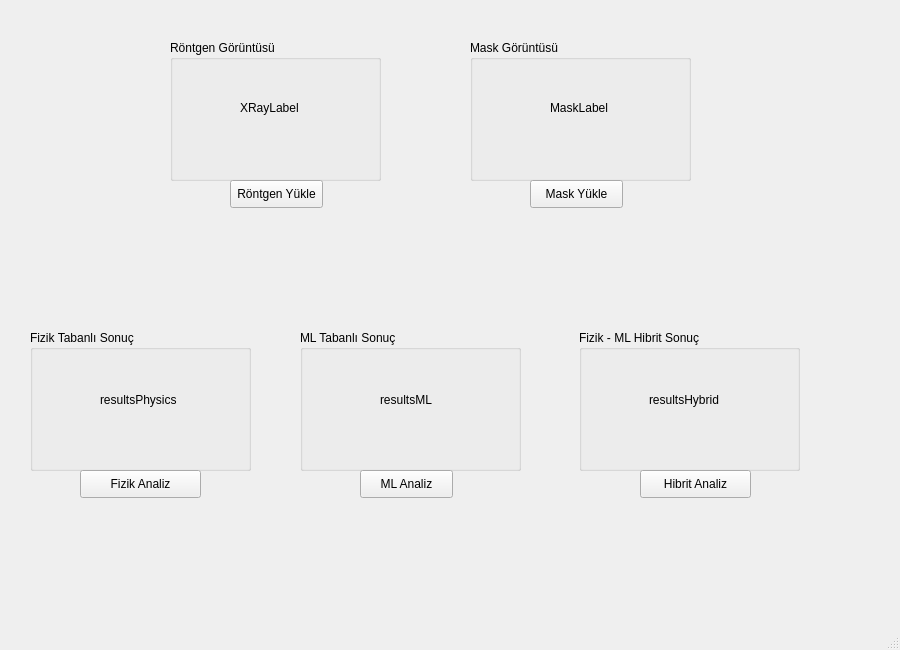
<?xml version="1.0" encoding="UTF-8"?>
<ui version="4.0">
 <class>MainWindow</class>
 <widget class="QMainWindow" name="MainWindow">
  <property name="enabled">
   <bool>true</bool>
  </property>
  <property name="geometry">
   <rect>
    <x>0</x>
    <y>0</y>
    <width>900</width>
    <height>650</height>
   </rect>
  </property>
  <property name="minimumSize">
   <size>
    <width>0</width>
    <height>650</height>
   </size>
  </property>
  <property name="windowTitle">
   <string>YeniTıp Diş Çürüğü Tespit Sistemi</string>
  </property>
  <widget class="QWidget" name="centralwidget">
   <widget class="QGroupBox" name="groupBox">
    <property name="geometry">
     <rect>
      <x>170</x>
      <y>40</y>
      <width>211</width>
      <height>141</height>
     </rect>
    </property>
    <property name="title">
     <string>Röntgen Görüntüsü</string>
    </property>
    <widget class="QLabel" name="label">
     <property name="geometry">
      <rect>
       <x>70</x>
       <y>60</y>
       <width>81</width>
       <height>16</height>
      </rect>
     </property>
     <property name="text">
      <string>XRayLabel</string>
     </property>
    </widget>
   </widget>
   <widget class="QGroupBox" name="groupBox_2">
    <property name="geometry">
     <rect>
      <x>470</x>
      <y>40</y>
      <width>221</width>
      <height>141</height>
     </rect>
    </property>
    <property name="title">
     <string>Mask Görüntüsü</string>
    </property>
    <widget class="QLabel" name="label_2">
     <property name="geometry">
      <rect>
       <x>80</x>
       <y>60</y>
       <width>81</width>
       <height>16</height>
      </rect>
     </property>
     <property name="text">
      <string>MaskLabel</string>
     </property>
    </widget>
   </widget>
   <widget class="QGroupBox" name="groupBox_3">
    <property name="geometry">
     <rect>
      <x>30</x>
      <y>330</y>
      <width>221</width>
      <height>141</height>
     </rect>
    </property>
    <property name="title">
     <string>Fizik Tabanlı Sonuç</string>
    </property>
    <widget class="QLabel" name="label_4">
     <property name="geometry">
      <rect>
       <x>70</x>
       <y>60</y>
       <width>91</width>
       <height>20</height>
      </rect>
     </property>
     <property name="text">
      <string>resultsPhysics</string>
     </property>
    </widget>
   </widget>
   <widget class="QPushButton" name="pushButton">
    <property name="geometry">
     <rect>
      <x>230</x>
      <y>180</y>
      <width>93</width>
      <height>28</height>
     </rect>
    </property>
    <property name="text">
     <string>Röntgen Yükle</string>
    </property>
   </widget>
   <widget class="QPushButton" name="pushButton_2">
    <property name="geometry">
     <rect>
      <x>530</x>
      <y>180</y>
      <width>93</width>
      <height>28</height>
     </rect>
    </property>
    <property name="text">
     <string>Mask Yükle</string>
    </property>
   </widget>
   <widget class="QPushButton" name="pushButton_3">
    <property name="geometry">
     <rect>
      <x>80</x>
      <y>470</y>
      <width>121</width>
      <height>28</height>
     </rect>
    </property>
    <property name="text">
     <string>Fizik Analiz</string>
    </property>
   </widget>
   <widget class="QGroupBox" name="groupBox_4">
    <property name="geometry">
     <rect>
      <x>300</x>
      <y>330</y>
      <width>221</width>
      <height>141</height>
     </rect>
    </property>
    <property name="title">
     <string>ML Tabanlı Sonuç</string>
    </property>
    <widget class="QLabel" name="label_5">
     <property name="geometry">
      <rect>
       <x>80</x>
       <y>60</y>
       <width>61</width>
       <height>20</height>
      </rect>
     </property>
     <property name="text">
      <string>resultsML</string>
     </property>
    </widget>
   </widget>
   <widget class="QGroupBox" name="groupBox_5">
    <property name="geometry">
     <rect>
      <x>579</x>
      <y>330</y>
      <width>221</width>
      <height>141</height>
     </rect>
    </property>
    <property name="title">
     <string>Fizik - ML Hibrit Sonuç</string>
    </property>
    <widget class="QLabel" name="label_6">
     <property name="geometry">
      <rect>
       <x>70</x>
       <y>60</y>
       <width>91</width>
       <height>20</height>
      </rect>
     </property>
     <property name="text">
      <string>resultsHybrid</string>
     </property>
    </widget>
   </widget>
   <widget class="QPushButton" name="pushButton_4">
    <property name="geometry">
     <rect>
      <x>360</x>
      <y>470</y>
      <width>93</width>
      <height>28</height>
     </rect>
    </property>
    <property name="text">
     <string>ML Analiz</string>
    </property>
   </widget>
   <widget class="QPushButton" name="pushButton_5">
    <property name="geometry">
     <rect>
      <x>640</x>
      <y>470</y>
      <width>111</width>
      <height>28</height>
     </rect>
    </property>
    <property name="text">
     <string>Hibrit Analiz</string>
    </property>
   </widget>
  </widget>
  <widget class="QStatusBar" name="statusbar"/>
 </widget>
 <resources/>
 <connections/>
</ui>
